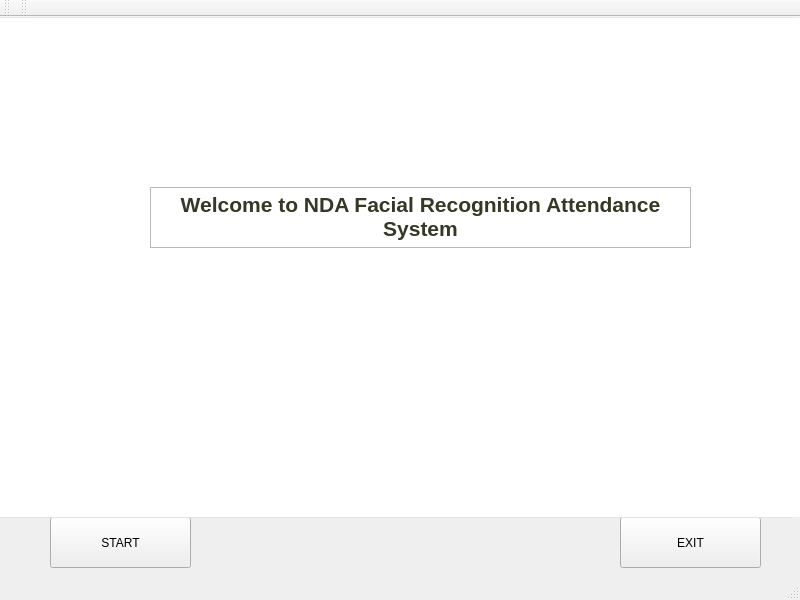
<?xml version="1.0" encoding="UTF-8"?>
<ui version="4.0">
 <class>MainWindow</class>
 <widget class="QMainWindow" name="MainWindow">
  <property name="geometry">
   <rect>
    <x>0</x>
    <y>0</y>
    <width>800</width>
    <height>600</height>
   </rect>
  </property>
  <property name="acceptDrops">
   <bool>false</bool>
  </property>
  <property name="windowTitle">
   <string>Welcome _page</string>
  </property>
  <property name="autoFillBackground">
   <bool>false</bool>
  </property>
  <widget class="QWidget" name="centralwidget">
   <widget class="QPushButton" name="pushButton">
    <property name="geometry">
     <rect>
      <x>50</x>
      <y>500</y>
      <width>141</width>
      <height>51</height>
     </rect>
    </property>
    <property name="acceptDrops">
     <bool>false</bool>
    </property>
    <property name="text">
     <string>START</string>
    </property>
   </widget>
   <widget class="QPushButton" name="pushButton_2">
    <property name="geometry">
     <rect>
      <x>620</x>
      <y>500</y>
      <width>141</width>
      <height>51</height>
     </rect>
    </property>
    <property name="text">
     <string>EXIT</string>
    </property>
   </widget>
   <widget class="QListWidget" name="attendanceListWidget">
    <property name="geometry">
     <rect>
      <x>-10</x>
      <y>0</y>
      <width>811</width>
      <height>501</height>
     </rect>
    </property>
    <property name="styleSheet">
     <string notr="true">border: 1px solid #e3e3e3; border-radius: 10px</string>
    </property>
   </widget>
   <widget class="QTextEdit" name="textEdit">
    <property name="geometry">
     <rect>
      <x>150</x>
      <y>170</y>
      <width>541</width>
      <height>61</height>
     </rect>
    </property>
    <property name="html">
     <string>&lt;!DOCTYPE HTML PUBLIC &quot;-//W3C//DTD HTML 4.0//EN&quot; &quot;http://www.w3.org/TR/REC-html40/strict.dtd&quot;&gt;
&lt;html&gt;&lt;head&gt;&lt;meta name=&quot;qrichtext&quot; content=&quot;1&quot; /&gt;&lt;style type=&quot;text/css&quot;&gt;
p, li { white-space: pre-wrap; }
&lt;/style&gt;&lt;/head&gt;&lt;body style=&quot; font-family:'MS Shell Dlg 2'; font-size:8.25pt; font-weight:400; font-style:normal;&quot;&gt;
&lt;p align=&quot;center&quot; style=&quot; margin-top:0px; margin-bottom:0px; margin-left:0px; margin-right:0px; -qt-block-indent:0; text-indent:0px;&quot;&gt;&lt;span style=&quot; font-size:16pt; font-weight:600; color:#343824;&quot;&gt;Welcome to NDA Facial Recognition Attendance System&lt;/span&gt;&lt;/p&gt;&lt;/body&gt;&lt;/html&gt;</string>
    </property>
   </widget>
   <widget class="QPushButton" name="pushButton_3">
    <property name="geometry">
     <rect>
      <x>230</x>
      <y>50</y>
      <width>321</width>
      <height>111</height>
     </rect>
    </property>
    <property name="sizePolicy">
     <sizepolicy hsizetype="Preferred" vsizetype="Preferred">
      <horstretch>0</horstretch>
      <verstretch>0</verstretch>
     </sizepolicy>
    </property>
    <property name="styleSheet">
     <string notr="true">border: 0px;; </string>
    </property>
    <property name="text">
     <string/>
    </property>
    <property name="icon">
     <iconset>
      <normaloff>nda-logo.png</normaloff>nda-logo.png</iconset>
    </property>
    <property name="iconSize">
     <size>
      <width>100</width>
      <height>100</height>
     </size>
    </property>
   </widget>
  </widget>
  <widget class="QMenuBar" name="menubar">
   <property name="geometry">
    <rect>
     <x>0</x>
     <y>0</y>
     <width>800</width>
     <height>21</height>
    </rect>
   </property>
  </widget>
  <widget class="QStatusBar" name="statusbar"/>
  <widget class="QToolBar" name="toolBar">
   <property name="windowTitle">
    <string>toolBar</string>
   </property>
   <attribute name="toolBarArea">
    <enum>TopToolBarArea</enum>
   </attribute>
   <attribute name="toolBarBreak">
    <bool>false</bool>
   </attribute>
  </widget>
  <widget class="QToolBar" name="toolBar_2">
   <property name="windowTitle">
    <string>toolBar_2</string>
   </property>
   <attribute name="toolBarArea">
    <enum>TopToolBarArea</enum>
   </attribute>
   <attribute name="toolBarBreak">
    <bool>false</bool>
   </attribute>
  </widget>
 </widget>
 <resources/>
 <connections/>
</ui>
